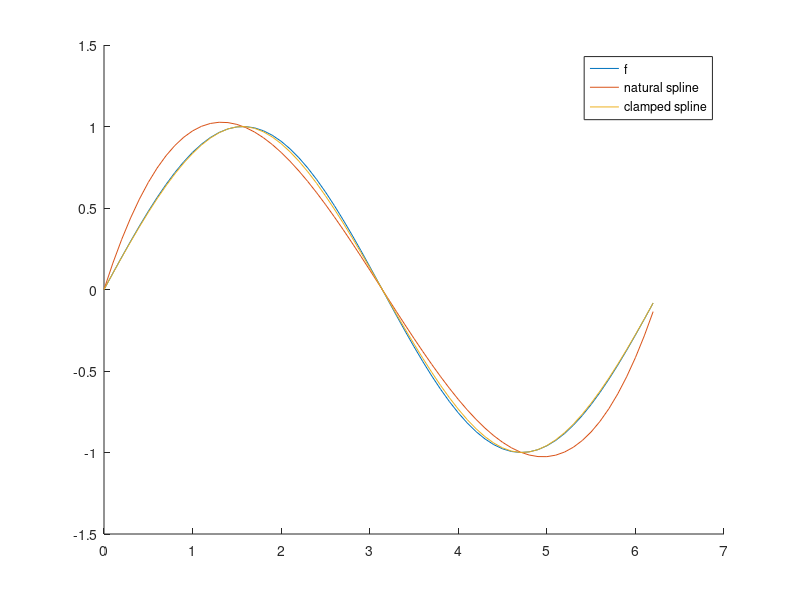

This chart was generated by the following MATLAB code:
f = @(x) sin(x);
df = @(x) cos(x);

x = [0 pi/2 pi 3*pi/2 2*pi];
y = f(x);

X = pi / 4;

# a
fx = f(X)
s_nat = spline(x, y, X)
s_clamp = spline(x, [df(x(1)) y df(x(end))], X)

# b
clf;
hold on;

X = 0 : 0.1 : 2 * pi;

plot(X, f(X), ";f;");
plot(X, spline(x, y, X), ";natural spline;");
plot(X, spline(x, [df(x(1)) y df(x(end))], X), ";clamped spline;");

hold off;
